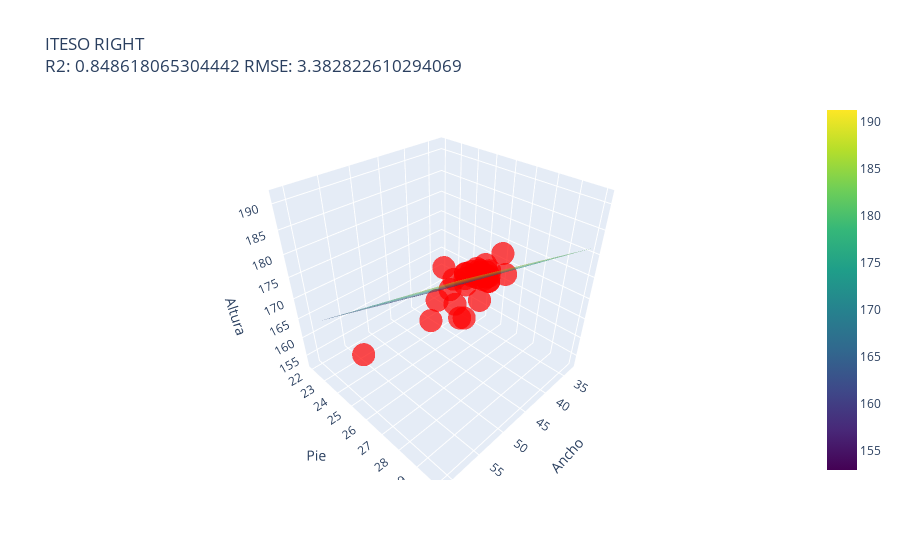

Notebook code for this chart:
### Code cell
# Definir rangos para las variables independientes
x1_range = np.linspace(min(x_train_right['width']), max(x_train_right['width']), 20)
x2_range = np.linspace(min(x_train_right['shoe_size']), max(x_train_right['shoe_size']), 20)
x1_mesh, x2_mesh = np.meshgrid(x1_range, x2_range)

# Escalar el meshgrid para predicción
x_mesh_scaled = ss_right.transform(np.vstack((x1_mesh.ravel(), x2_mesh.ravel())).T)

# Predecir los valores con el modelo escalado
y_mesh_scaled = rg_r.predict(x_mesh_scaled)

# Crear scatterplot 3D de los puntos reales
scatter = go.Scatter3d(
    x=x_test_right['width'], y=x_test_right['shoe_size'], z=y_test_right,
    mode='markers',
    marker=dict(size=8, color='red', opacity=0.7)
)

# Crear el plano de regresión
surface = go.Surface(
    x=x1_mesh, y=x2_mesh, z=y_mesh_scaled.reshape(x1_mesh.shape),
    colorscale='Viridis', opacity=0.5
)

# Configuración del layout
layout = go.Layout(
    title=f"ITESO RIGHT<br>R2: {r2_score(y_test_right, r_pred_right)} RMSE: {root_mean_squared_error(y_test_right, r_pred_right)}",
    scene=dict(
        xaxis_title='Ancho',
        yaxis_title='Pie',
        zaxis_title='Altura'
    )
)

# Crear la figura
fig = go.Figure(data=[scatter, surface], layout=layout)

# Mostrar la figura interactiva
fig.show()

### Figure 1 — Plotly figure (JSON) as saved in the notebook; plotly's stock layout.template omitted (floating-point values rounded to 4 significant figures; data arrays with more than 128 entries replaced by an {"elided": "..."} marker saying what was removed)
{"data": [{"marker": {"color": "red", "opacity": 0.7, "size": 8}, "mode": "markers", "type": "scatter3d", "x": [46, 50, 56, 54, 53, 50, 46, 46, 36, 50, 42, 47, 52, 43, 43, 39, 51, 36, 43, 58, 42, 52, 41, 48, 45, 47, 47, 48, 42, 51, 47, 50, 49, 61, 47, 49, 41, 54], "y": [28, 28, 30, 29, 29, 29, 28, 28, 23, 29, 26, 28, 29, 27, 27, 24.5, 29, 22.5, 28, 30, 27, 29, 23.5, 28, 27.5, 28, 27, 27, 28, 29, 28, 29, 28, 26, 28, 27, 27, 29], "z": [179, 173, 191, 187, 186, 183, 179, 180, 164, 183, 170, 180, 185, 176, 176, 166, 185, 153, 182, 191, 177, 185, 153, 182, 172, 180, 168, 172, 177, 184, 180, 184, 182, 168, 180, 176, 175, 187]}, {"colorscale": [[0, "#440154"], [0.1111, "#482878"], [0.2222, "#3e4989"], [0.3333, "#31688e"], [0.4444, "#26828e"], [0.5556, "#1f9e89"], [0.6667, "#35b779"], [0.7778, "#6ece58"], [0.8889, "#b5de2b"], [1, "#fde725"]], "opacity": 0.5, "type": "surface", "x": {"elided": "20x20 float values"}, "y": {"elided": "20x20 float values"}, "z": {"elided": "20x20 float values"}}], "layout": {"scene": {"xaxis": {"title": {"text": "Ancho"}}, "yaxis": {"title": {"text": "Pie"}}, "zaxis": {"title": {"text": "Altura"}}}, "title": {"text": "ITESO RIGHT<br>R2: 0.848618065304442 RMSE: 3.382822610294069"}}}
